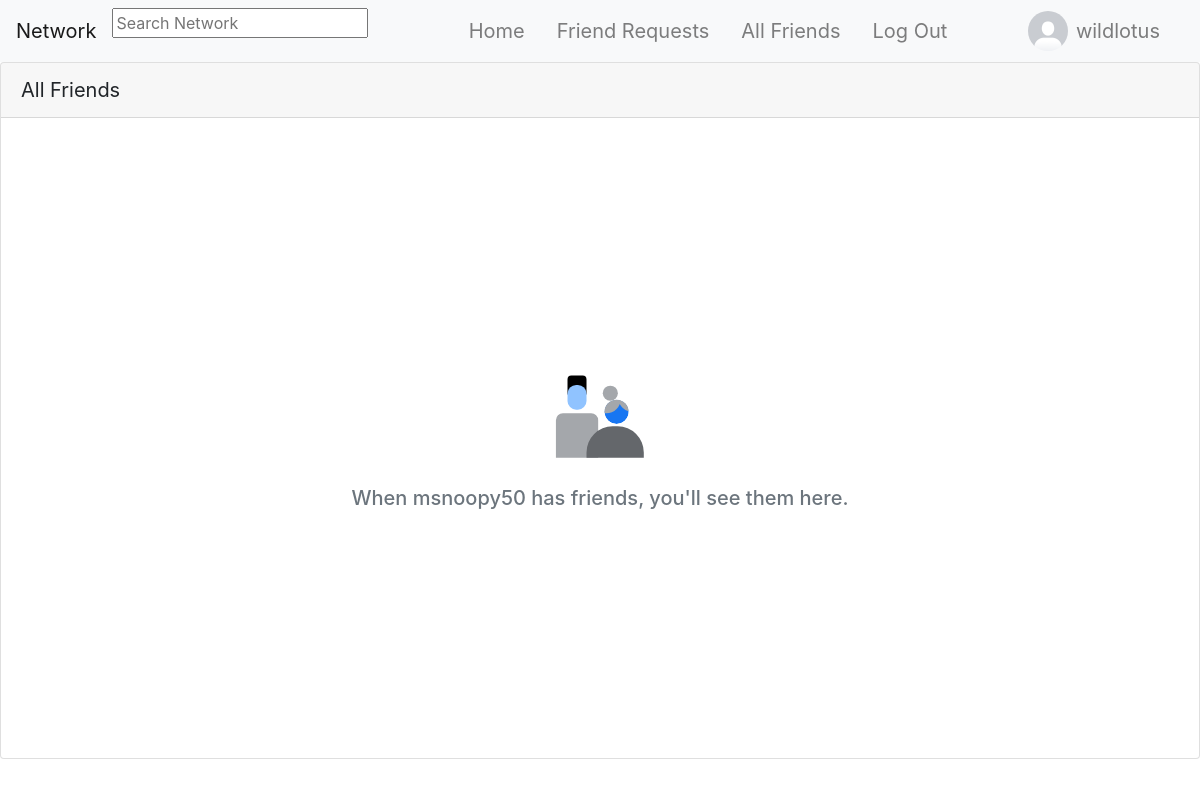
Before: /profile_friends/14 (signed in) with the older database file.
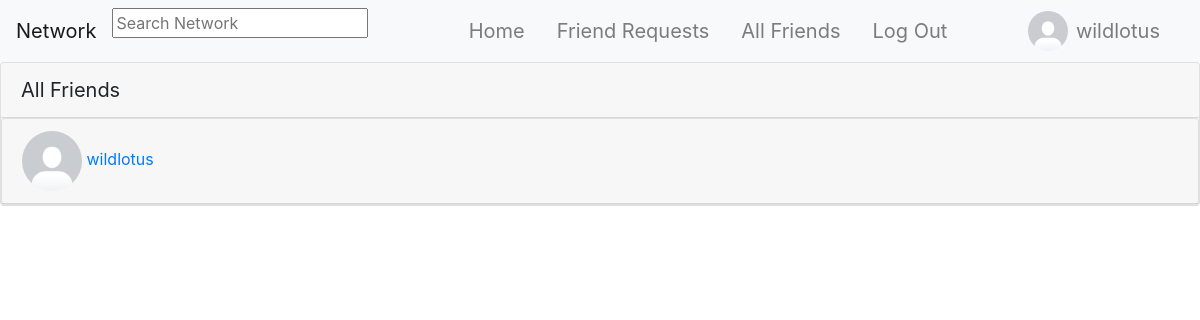
After: the same page with the newer database file.
### network/models.py (models this page shows, shortened)
class UserProfile(models.Model):
    user = models.OneToOneField(User, primary_key=True, related_name="profile", on_delete=models.CASCADE)
    bio = models.TextField(blank=True, default="No Bio...", max_length=101)
    picture = models.ImageField(blank=True, default="default_profile_image.png")
    friends = models.ManyToManyField(User, blank=True, related_name="friends")
    blocked = models.ManyToManyField(User, blank=True, related_name="blocked")

class User(AbstractUser):
    pass

class FriendRequest(models.Model):
    from_user = models.ForeignKey(User, related_name="from_user", on_delete=models.CASCADE)
    to_user = models.ForeignKey(User, related_name="to_user", on_delete=models.CASCADE)
    active = models.BooleanField(default=True)
    class Meta:
        constraints = [
            models.UniqueConstraint(
                name="%(app_label)s_%(class)s_unique_relationships",
                fields=["from_user", "to_user"]
            ),
            models.CheckConstraint(
                name="%(app_label)s_%(class)s_prevent_self_friending",
                check=~models.Q(from_user=models.F("to_user")),
            ),
        ]

### network/views.py (the view)
# urls.py: path("profile_friends/<int:profile_id>", views.profile_friends, name="profile_friends"),
@login_required
def profile_friends(request, profile_id):
    try:
        profile = UserProfile.objects.get(pk=profile_id)
        friends = profile.friends.all()
        friend_requests = FriendRequest.objects.filter(
            Q(from_user__in=friends, to_user=profile.user) | Q(to_user__in=friends, from_user=profile.user)
        )
    except UserProfile.DoesNotExist:
        return JsonResponse({"error": "User matching query does not exist."}, status=400)
    return render(request, "network/profile_friends.html", {
        "profile": profile,
        "friends": friend_requests
    })

### templates/network/profile_friends.html (shortened to what this page needs)
{% extends "network/layout.html" %} {% load static %}
{% block body %}
{% if not request.user == profile.user and not profile.user in request.user.profile.blocked.all %}
<div class="card">
    <div class="card-header" style="font-size: 20px;">All Friends</div>
    {% for friend in friends %}
    {% if friend.to_user == profile.user %}
    <div class="card">
        <div class="card-header d-flex justify-content-start">
            <div>
                <a href="{% url 'profile' friend.from_user.id %}">
                    <div>
                        <img src="{{ friend.from_user.profile.picture.url }}" alt="" width="60px" height="60px"
                            style="border-radius: 50%">
                        {{ friend.from_user }}
                    </div>
                </a>
            </div>
        </div>
    </div>
    {% else %}
    <div class="card">
        <div class="card-header d-flex justify-content-start">
            <div>
                <a href="{% url 'profile' friend.to_user.id %}">
                    <div>
                        <img src="{{ friend.to_user.profile.picture.url }}" alt="" width="60px" height="60px"
                            style="border-radius: 50%">
                        {{ friend.to_user }}
                    </div>
                </a>
            </div>
        </div>
    </div>
    {% endif %}
    {% empty %}
    <div class="d-flex align-items-center justify-content-center flex-column" style="min-height: 640px;">
        <div class="p-2">
            <img src="{% static 'network/images/null_states_people_gray_wash.svg' %}" width="112" height="112" alt="">
        </div>
        <div class="p-2 text-muted">
            <h5 class="text-muted">When {{ profile.user.username }} has friends, you'll see them here.</h5>
        </div>
    </div>
</div>
{% endfor %}
{% endif %}
{% endblock %}

Changed rows visible on the page:
no longer on this page (row unchanged): UserProfile: user.username "msnoopy50"
added FriendRequest: to_user.profile.picture (placeholder picture), to_user "wildlotus"
Other visible differences:
text no longer shown: "When has friends, you'll see them here."
